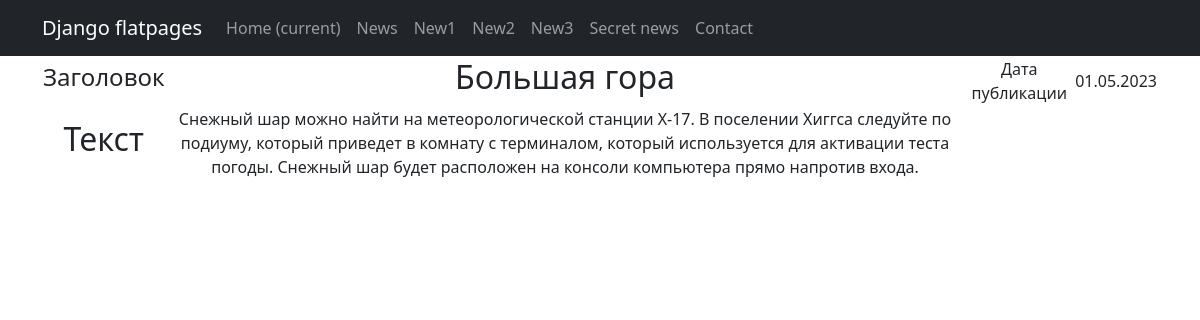
Screenshot of /news/3 with the database file from the repository.
### news_portal/models.py (models this page shows, shortened)
class Post(models.Model):
    author = models.ForeignKey(Author, on_delete=models.CASCADE)
    choise = models.CharField(max_length=2, choices=POSTS, default=article)
    date_time = models.DateTimeField(auto_now_add=True)
    category = models.ManyToManyField(Category, through='PostCategory')
    title = models.CharField(max_length=60)
    text = models.TextField()
    rating = models.IntegerField(default=0)

### news_portal/views.py (the view)
# urls.py: path('<int:pk>', PostDetail.as_view())
class PostDetail(DetailView):
    model = Post
    ordering = '-date_time'
    template_name = 'post_detail.html'
    context_object_name = 'post_detail'
    def get_context_data(self, **kwargs):
        context = super().get_context_data(**kwargs)
        context['time_now'] = datetime.utcnow()
        context['next_post'] = None
        context['length'] = f"Count of news : '{Post.objects.count()}'"
        return context

### templates/post_detail.html (shortened to what this page needs)
{% extends 'flatpages/default.html' %}
{% block content %}
{% if post_detail %}
    <table>
        <tr>
            <td><h4>Заголовок</h4></td>
            <td><h2>{{post_detail.title}}</h2></td>
            <td>Дата публикации</td>
            <td>{{post_detail.date_time|date:'d.m.Y'}}</td>
        <tr>
            <td><h2>Текст</h2></td>
            <td>{{post_detail.text}}</td>
        </tr>
    </table>
{% else %}
<h2>Dosvidania!</h2>
{% endif %}
{% endblock content %}

### rows the page displays
Post: title "Большая гора", date_time "01.05.2023", text "Снежный шар можно найти на метеорологической станции X-17. В поселении Хиггса следуйте по подиуму, который приведет в комнату с терминалом, который используется для активации теста погоды. Снежный шар будет расположен на консоли компьютера прямо напротив входа."
